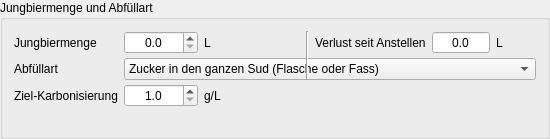
         <widget class="QGroupBox" name="groupBox_8">
          <property name="title">
           <string>Jungbiermenge und Abfüllart</string>
          </property>
          <layout class="QGridLayout" name="gridLayout_16">
           <property name="verticalSpacing">
            <number>4</number>
           </property>
           <item row="0" column="5">
            <widget class="QLabel" name="label_2">
             <property name="text">
              <string>Verlust seit Anstellen</string>
             </property>
            </widget>
           </item>
           <item row="3" column="0">
            <spacer name="horizontalSpacer_7">
             <property name="orientation">
              <enum>Qt::Orientation::Horizontal</enum>
             </property>
             <property name="sizeHint" stdset="0">
              <size>
               <width>40</width>
               <height>0</height>
              </size>
             </property>
            </spacer>
           </item>
           <item row="0" column="2">
            <widget class="QLabel" name="label_82">
             <property name="minimumSize">
              <size>
               <width>40</width>
               <height>0</height>
              </size>
             </property>
             <property name="text">
              <string notr="true">L</string>
             </property>
            </widget>
           </item>
           <item row="1" column="0">
            <widget class="QLabel" name="lblAbfuellart">
             <property name="text">
              <string>Abfüllart</string>
             </property>
            </widget>
           </item>
           <item row="1" column="1" colspan="7">
            <widget class="ComboBox" name="cbAbfuellart">
             <item>
              <property name="text">
               <string>Zucker in den ganzen Sud (Flasche oder Fass)</string>
              </property>
             </item>
             <item>
              <property name="text">
               <string>Zucker je Flasche (fester Wert je Liter)</string>
              </property>
             </item>
             <item>
              <property name="text">
               <string>Speise (fehlender Rest mit Zucker)</string>
              </property>
             </item>
             <item>
              <property name="text">
               <string>Spunden (rechtzeitig schlauchen)</string>
              </property>
             </item>
             <item>
              <property name="text">
               <string>Fass mit Zwangskarbonisierung (CO₂-Flasche)</string>
              </property>
             </item>
            </widget>
           </item>
           <item row="2" column="0">
            <widget class="QLabel" name="lblCO2">
             <property name="text">
              <string>Ziel-Karbonisierung</string>
             </property>
            </widget>
           </item>
           <item row="2" column="1">
            <widget class="DoubleSpinBoxSud" name="tbCO2">
             <property name="alignment">
              <set>Qt::AlignmentFlag::AlignCenter</set>
             </property>
             <property name="decimals">
              <number>1</number>
             </property>
             <property name="minimum">
              <double>1.000000000000000</double>
             </property>
             <property name="maximum">
              <double>15.000000000000000</double>
             </property>
             <property name="singleStep">
              <double>0.100000000000000</double>
             </property>
            </widget>
           </item>
           <item row="2" column="2">
            <widget class="QLabel" name="lblCO2Einheit">
             <property name="text">
              <string notr="true">g/L</string>
             </property>
            </widget>
           </item>
           <item row="2" column="5" colspan="3">
            <widget class="QLabel" name="lblCO2Richtwerte">
             <property name="wordWrap">
              <bool>true</bool>
             </property>
            </widget>
           </item>
           <item row="4" column="0" colspan="8">
            <widget class="QLabel" name="lblAbfuellartHinweis">
             <property name="wordWrap">
              <bool>true</bool>
             </property>
            </widget>
           </item>
           <item row="0" column="0">
            <widget class="QLabel" name="label_81">
             <property name="text">
              <string>Jungbiermenge</string>
             </property>
            </widget>
           </item>
           <item row="0" column="7">
            <widget class="QLabel" name="label_85">
             <property name="minimumSize">
              <size>
               <width>40</width>
               <height>0</height>
              </size>
             </property>
             <property name="text">
              <string notr="true">L</string>
             </property>
            </widget>
           </item>
           <item row="3" column="5">
            <spacer name="horizontalSpacer_9">
             <property name="orientation">
              <enum>Qt::Orientation::Horizontal</enum>
             </property>
             <property name="sizeHint" stdset="0">
              <size>
               <width>40</width>
               <height>0</height>
              </size>
             </property>
            </spacer>
           </item>
           <item row="0" column="1">
            <widget class="DoubleSpinBoxSud" name="tbJungbiermengeAbfuellen">
             <property name="toolTip">
              <string>&lt;html&gt;&lt;head/&gt;&lt;body&gt;&lt;p&gt;Die &lt;span style=&quot; font-weight:600;&quot;&gt;Jungbiermenge&lt;/span&gt; bezeichnet die Menge an Bier nach dem Abfüllen und dem Abtrennen der Hefe und anderer Zutaten während des Gärverlaufs.&lt;/p&gt;&lt;p&gt;Die Jungbiermenge ist zudem ein Indikator für die Sudhausarbeit und die korrekte Umsetzung und Berechnung aller Schritte im Brauprozess.&lt;/p&gt;&lt;/body&gt;&lt;/html&gt;</string>
             </property>
             <property name="alignment">
              <set>Qt::AlignmentFlag::AlignCenter</set>
             </property>
             <property name="showGroupSeparator" stdset="0">
              <bool>true</bool>
             </property>
             <property name="decimals">
              <number>1</number>
             </property>
             <property name="minimum">
              <double>0.000000000000000</double>
             </property>
             <property name="maximum">
              <double>99999.000000000000000</double>
             </property>
             <property name="singleStep">
              <double>0.100000000000000</double>
             </property>
            </widget>
           </item>
           <item row="0" column="3">
            <widget class="QLabel" name="label_79">
             <property name="minimumSize">
              <size>
               <width>50</width>
               <height>0</height>
              </size>
             </property>
             <property name="maximumSize">
              <size>
               <width>50</width>
               <height>16777215</height>
              </size>
             </property>
            </widget>
           </item>
           <item row="0" column="6">
            <widget class="DoubleSpinBox" name="tbJungbierVerlust">
             <property name="toolTip">
              <string>&lt;html&gt;&lt;head/&gt;&lt;body&gt;&lt;p&gt;Hier berechnet der Kleine Brauhelfer den &lt;span style=&quot; font-weight:600;&quot;&gt;Bierverlust&lt;/span&gt; aufgrund von Ab- oder Umfüllen auf das Reife- oder Gärgefäß oder die Flasche.&lt;/p&gt;&lt;p&gt;Der Wert ist durch Hefe oder Hopfen oder Zusätze in der Nachgärung beeinflusst sowie durch Zutaten, die Flüssigkeit binden, aber auch durch die entnommene Speisemenge.&lt;/p&gt;&lt;/body&gt;&lt;/html&gt;</string>
             </property>
             <property name="alignment">
              <set>Qt::AlignmentFlag::AlignCenter</set>
             </property>
             <property name="readOnly">
              <bool>true</bool>
             </property>
             <property name="buttonSymbols">
              <enum>QAbstractSpinBox::ButtonSymbols::NoButtons</enum>
             </property>
             <property name="showGroupSeparator" stdset="0">
              <bool>true</bool>
             </property>
             <property name="decimals">
              <number>1</number>
             </property>
             <property name="minimum">
              <double>-9999.000000000000000</double>
             </property>
             <property name="maximum">
              <double>99999.000000000000000</double>
             </property>
             <property name="singleStep">
              <double>0.100000000000000</double>
             </property>
            </widget>
           </item>
           <item row="0" column="4" rowspan="2">
            <widget class="Line" name="line_10">
             <property name="orientation">
              <enum>Qt::Orientation::Vertical</enum>
             </property>
            </widget>
           </item>
          </layout>
         </widget>
